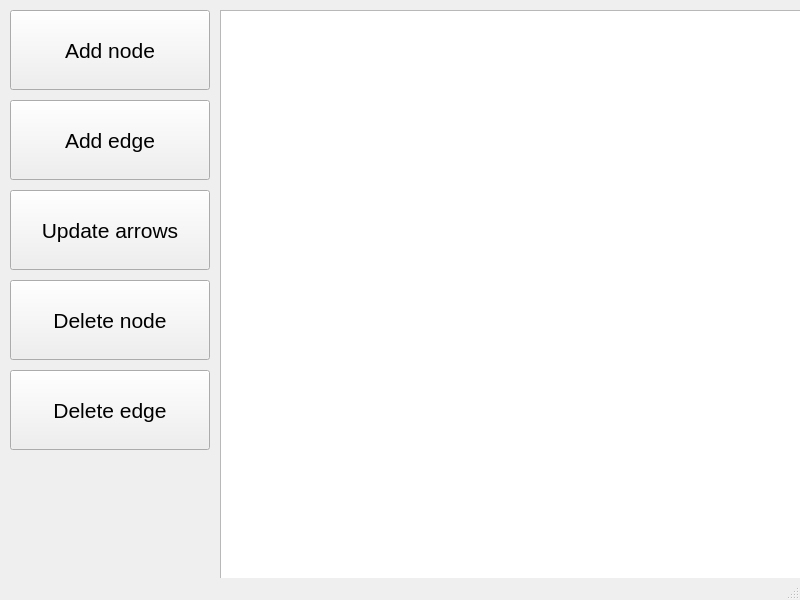
<?xml version="1.0" encoding="UTF-8"?>
<ui version="4.0">
 <class>GraphGenerator</class>
 <widget class="QMainWindow" name="GraphGenerator">
  <property name="geometry">
   <rect>
    <x>0</x>
    <y>0</y>
    <width>800</width>
    <height>600</height>
   </rect>
  </property>
  <property name="windowTitle">
   <string>GraphGenerator</string>
  </property>
  <widget class="QWidget" name="centralwidget">
   <widget class="QPushButton" name="addNodeBtn">
    <property name="geometry">
     <rect>
      <x>10</x>
      <y>10</y>
      <width>200</width>
      <height>80</height>
     </rect>
    </property>
    <property name="font">
     <font>
      <pointsize>16</pointsize>
     </font>
    </property>
    <property name="text">
     <string>Add node</string>
    </property>
   </widget>
   <widget class="QPushButton" name="addEdgeBtn">
    <property name="geometry">
     <rect>
      <x>10</x>
      <y>100</y>
      <width>200</width>
      <height>80</height>
     </rect>
    </property>
    <property name="font">
     <font>
      <pointsize>16</pointsize>
     </font>
    </property>
    <property name="text">
     <string>Add edge</string>
    </property>
   </widget>
   <widget class="QPushButton" name="updateArrowsBtn">
    <property name="geometry">
     <rect>
      <x>10</x>
      <y>190</y>
      <width>200</width>
      <height>80</height>
     </rect>
    </property>
    <property name="font">
     <font>
      <pointsize>16</pointsize>
     </font>
    </property>
    <property name="text">
     <string>Update arrows</string>
    </property>
   </widget>
   <widget class="QGraphicsView" name="printGraph">
    <property name="geometry">
     <rect>
      <x>220</x>
      <y>10</y>
      <width>1180</width>
      <height>920</height>
     </rect>
    </property>
   </widget>
   <widget class="QPushButton" name="deleteNodeBtn">
    <property name="geometry">
     <rect>
      <x>10</x>
      <y>280</y>
      <width>200</width>
      <height>80</height>
     </rect>
    </property>
    <property name="font">
     <font>
      <pointsize>16</pointsize>
     </font>
    </property>
    <property name="text">
     <string>Delete node</string>
    </property>
   </widget>
   <widget class="QPushButton" name="deleteEdgeBtn">
    <property name="geometry">
     <rect>
      <x>10</x>
      <y>370</y>
      <width>200</width>
      <height>80</height>
     </rect>
    </property>
    <property name="font">
     <font>
      <pointsize>16</pointsize>
     </font>
    </property>
    <property name="text">
     <string>Delete edge</string>
    </property>
   </widget>
  </widget>
  <widget class="QMenuBar" name="menubar">
   <property name="geometry">
    <rect>
     <x>0</x>
     <y>0</y>
     <width>800</width>
     <height>22</height>
    </rect>
   </property>
  </widget>
  <widget class="QStatusBar" name="statusbar"/>
 </widget>
 <resources/>
 <connections/>
</ui>
